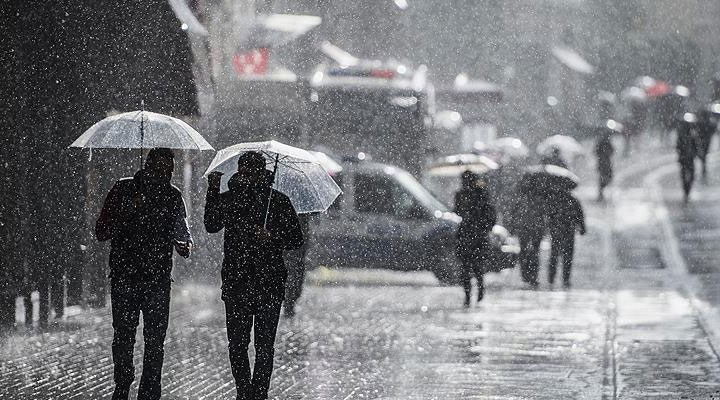
#> input picture 101/ders14/rain.jpg, 720 x 400 px, found by its file name
$ python morfology2.py
#> lines starting #> are read from the running program, lines starting #| are printed output that depends on the picture
import cv2
import numpy as np

img = cv2.imread("101/ders14/rain.jpg")
#> img is the input picture: shape (400, 720, 3); mean B, G, R 124.8, 121.7, 120.8

kernel = np.zeros((5,5),np.uint8)

opening = cv2.morphologyEx(img,cv2.MORPH_OPEN,kernel) #sırasıyla erosion ve dilation işlemleri sonrası görsel daha temşz hale geliyor. bu fonksiyon bu amacı gerçekleştiriyor.
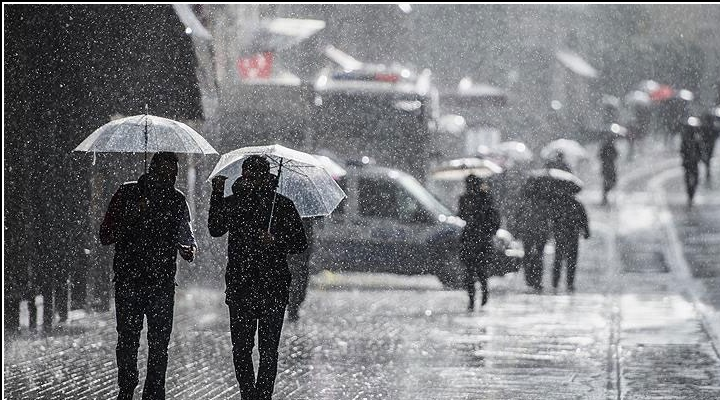
#> opening: shape (400, 720, 3); mean B, G, R 124.5, 121.5, 120.6
closing = cv2.morphologyEx(opening,cv2.MORPH_CLOSE,kernel) #opening in tam tersi
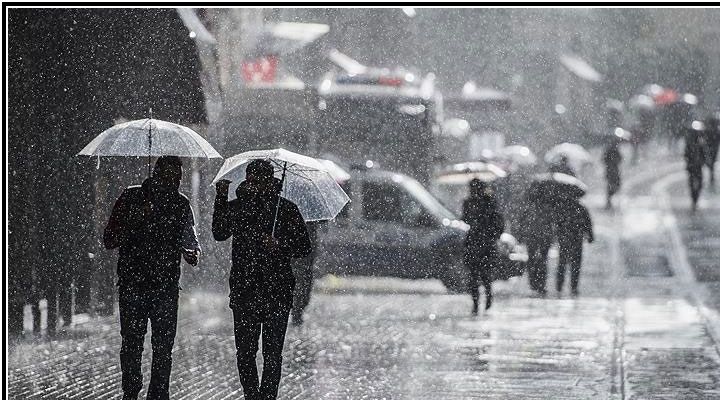
#> closing: shape (400, 720, 3); mean B, G, R 124.2, 121.2, 120.4
gradyan = cv2.morphologyEx(img,cv2.MORPH_GRADIENT,kernel) #erosion ve dilation arasındaki farkı gösterir..dilation-erosion
#> gradyan: shape (400, 720, 3); every value is 0
tophat=cv2.morphologyEx(img,cv2.MORPH_TOPHAT,kernel) #orijinal-opening farkını gösterir. arka plandaki görselleri gösterir
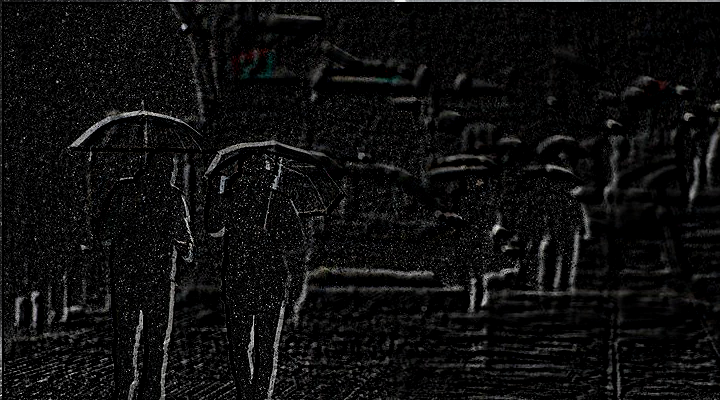
#> tophat: shape (400, 720, 3); mean B, G, R 14.1, 14.2, 14.2
blackhat=cv2.morphologyEx(img,cv2.MORPH_BLACKHAT,kernel) #orijinal-closing farkını gösterir. arka plandaki görselleri gösterir
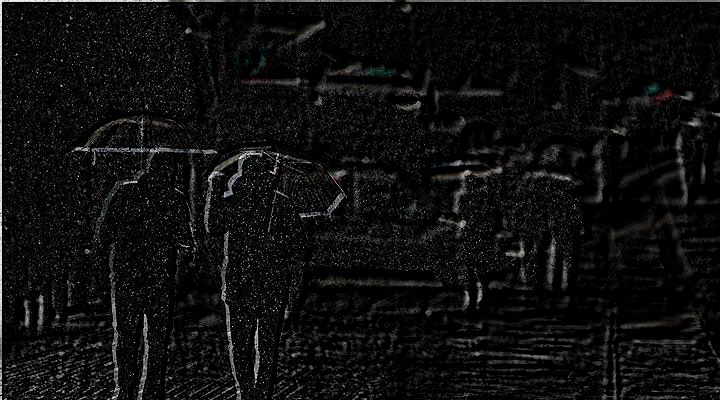
#> blackhat: shape (400, 720, 3); mean B, G, R 13.9, 14, 14


cv2.imshow("orjinl", img)
cv2.imshow("opening", opening )
cv2.imshow("gradyan", gradyan )
cv2.imshow("tophat", tophat )
cv2.imshow("blackhat", blackhat )


cv2.waitKey(0)
cv2.destroyAllWindows()
cv2.waitKey(1)
